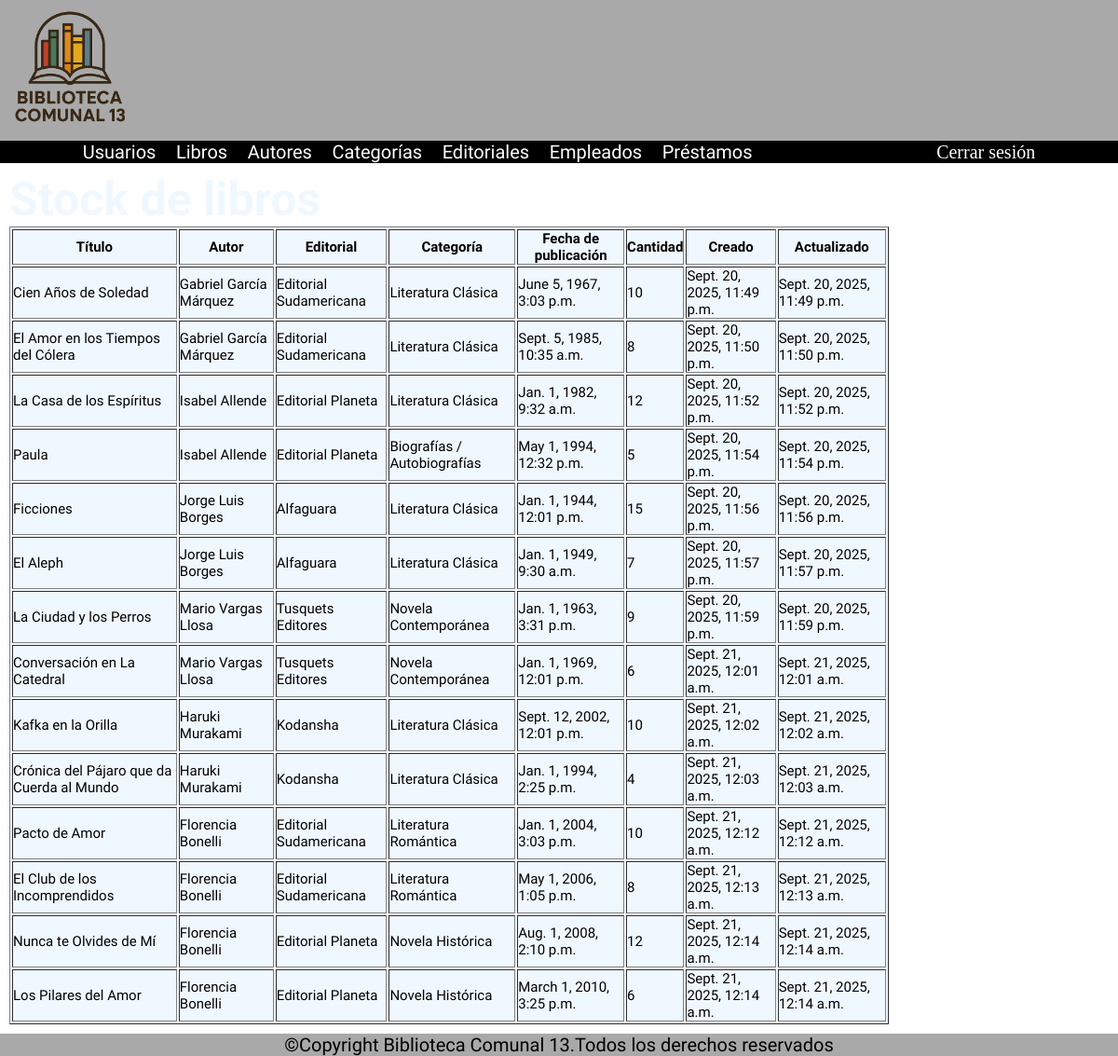
Before: /libros/stock/ with the older database file.
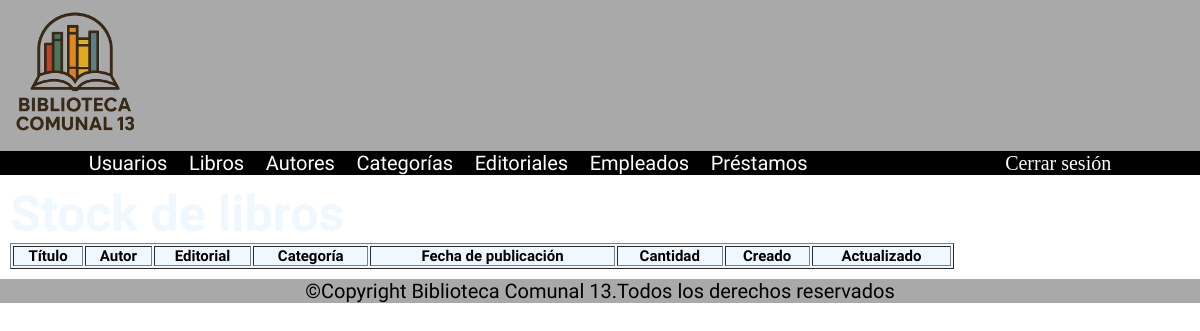
After: the same page with the newer database file.
### apps/libros/models.py (models this page shows, shortened)
class Libro(models.Model):
    titulo_libro = models.CharField(max_length=200, null=False, blank=False)
    nombre_autor = models.ForeignKey(Autor, on_delete=models.CASCADE, null=False, blank=False)
    nombre_editorial = models.ForeignKey(Editorial, on_delete=models.CASCADE, null=False, blank=False)
    nombre_categoria = models.ForeignKey(Categoria, on_delete=models.CASCADE, null=False, blank=False)
    fecha_publicacion = models.DateTimeField()
    cantidad = models.IntegerField(null=False, blank=False)
    creado = models.DateTimeField(auto_now_add=True)
    actualizado = models.DateTimeField(auto_now=True)

### apps/autores/models.py (models this page shows)
class Autor(models.Model):
    nombre_autor = models.CharField(max_length=100, null=False, blank=False)
    nacionalidad = models.CharField(max_length=50)
    def __str__(self):
        return self.nombre_autor

### apps/editoriales/models.py (models this page shows)
class Editorial(models.Model):
    nombre_editorial = models.CharField(max_length=100, null=False, blank=False)
    pais_editorial = models.CharField(max_length=50)
    calle_editorial = models.CharField(max_length=100)
    numero_calle_editorial = models.IntegerField()
    casa_editorial = models.BooleanField(default=False)
    edificio_editorial = models.BooleanField(default=False)
    piso_editorial = models.CharField(max_length=10)
    departamento_numero_casa_editorial = models.CharField(max_length=10)
    created_at = models.DateTimeField(auto_now_add=True)
    updated_at = models.DateTimeField(auto_now=True)
    def __str__(self):
        return self.nombre_editorial

### apps/categorias/models.py (models this page shows)
class Categoria(models.Model):
    nombre_categoria = models.CharField(max_length=100, null=False, blank=False)
    def __str__(self):
        return self.nombre_categoria

### apps/libros/views.py (the view)
# urls.py: path('stock/', lista_libros,name='lista_libros')
def lista_libros(request):
    return render(request=request,
                template_name='libros.html',
                context= {"libros": Libro.objects.all()},
                )

### templates/libros.html (shortened to what this page needs)
{% load static %}
<!DOCTYPE html>
<html lang="en">
<head>
    <link rel="stylesheet" href="{% static 'css/styles.css' %}">
</head>
<body>
  <header>
    <img src="{% static './multimedia/logo_BC13.png' %}" width="150">
  </header>
  <nav class="nav__flex font__white">
    <ul class="bona-nova-sc-regular">
      <li><a href="{% url 'lista_usuarios' %}">Usuarios</a></li>
      <li><a href="{% url 'lista_libros' %}">Libros</a></li>
      <li><a href="{% url 'lista_autores' %}">Autores</a></li>
      <li><a href="{% url 'lista_categorias' %}">Categorías</a></li>
      <li><a href="{% url 'lista_editoriales' %}">Editoriales</a></li>
      <li><a href="{% url 'lista_empleados' %}">Empleados</a></li>
      <li><a href="{% url 'lista_prestamos' %}">Préstamos</a></li>
    </ul>
    <a href="{% url 'logout' %}">Cerrar sesión</a>
  </nav>
  <main>
    <h1 class="bona-nova-sc-bold font__white">Stock de libros</h1>
    <table border="1" class="bona-nova-sc-regular">
  <thead>
    <tr>
      <th><strong>Título</strong></th>
      <th><strong>Autor</strong></th>
      <th><strong>Editorial</strong></th>
      <th><strong>Categoría</strong></th>
      <th><strong>Fecha de publicación</strong></th>
      <th><strong>Cantidad</strong></th>
      <th><strong>Creado</strong></th>
      <th><strong>Actualizado</strong></th>
    </tr>
  </thead>
  <tbody>
    {%for libro in libros%}
    <tr>
      <td>{{libro.titulo_libro}}</td>
      <td>{{libro.nombre_autor}}</td>
      <td>{{libro.nombre_editorial}}</td>
      <td>{{libro.nombre_categoria}}</td>
      <td>{{libro.fecha_publicacion}}</td>
      <td>{{libro.cantidad}}</td>
      <td>{{libro.creado}}</td>
      <td>{{libro.actualizado}}</td>
    </tr>
    {% endfor %}
  </tbody>
</table>
  </main>
  <footer>
    <p class="bona-nova-sc-regular align__center">©Copyright Biblioteca Comunal 13.Todos los derechos reservados</p>
  </footer>
</body>
</html>

Changed rows visible on the page:
removed Libro: titulo_libro "Cien Años de Soledad", nombre_autor "Gabriel García Márquez", nombre_editorial "Editorial Sudamericana", nombre_categoria "Literatura Clásica", fecha_publicacion "June 5, 1967, 3:03 p.m.", cantidad "10", creado "Sept. 20, 2025, 11:49 p.m.", actualizado "Sept. 20, 2025, 11:49 p.m."
removed Libro: titulo_libro "El Amor en los Tiempos del Cólera", nombre_autor "Gabriel García Márquez", nombre_editorial "Editorial Sudamericana", nombre_categoria "Literatura Clásica", fecha_publicacion "Sept. 5, 1985, 10:35 a.m.", cantidad "8", creado "Sept. 20, 2025, 11:50 p.m.", actualizado "Sept. 20, 2025, 11:50 p.m."
removed Libro: titulo_libro "La Casa de los Espíritus", nombre_autor "Isabel Allende", nombre_editorial "Editorial Planeta", nombre_categoria "Literatura Clásica", fecha_publicacion "Jan. 1, 1982, 9:32 a.m.", cantidad "12", creado "Sept. 20, 2025, 11:52 p.m.", actualizado "Sept. 20, 2025, 11:52 p.m."
removed Libro: titulo_libro "Paula", nombre_autor "Isabel Allende", nombre_editorial "Editorial Planeta", nombre_categoria "Biografías / Autobiografías", fecha_publicacion "May 1, 1994, 12:32 p.m.", cantidad "5", creado "Sept. 20, 2025, 11:54 p.m.", actualizado "Sept. 20, 2025, 11:54 p.m."
removed Libro: titulo_libro "Ficciones", nombre_autor "Jorge Luis Borges", nombre_editorial "Alfaguara", nombre_categoria "Literatura Clásica", fecha_publicacion "Jan. 1, 1944, 12:01 p.m.", cantidad "15", creado "Sept. 20, 2025, 11:56 p.m.", actualizado "Sept. 20, 2025, 11:56 p.m."
removed Libro: titulo_libro "El Aleph", nombre_autor "Jorge Luis Borges", nombre_editorial "Alfaguara", nombre_categoria "Literatura Clásica", fecha_publicacion "Jan. 1, 1949, 9:30 a.m.", cantidad "7", creado "Sept. 20, 2025, 11:57 p.m.", actualizado "Sept. 20, 2025, 11:57 p.m."
removed Libro: titulo_libro "La Ciudad y los Perros", nombre_autor "Mario Vargas Llosa", nombre_editorial "Tusquets Editores", nombre_categoria "Novela Contemporánea", fecha_publicacion "Jan. 1, 1963, 3:31 p.m.", cantidad "9", creado "Sept. 20, 2025, 11:59 p.m.", actualizado "Sept. 20, 2025, 11:59 p.m."
removed Libro: titulo_libro "Conversación en La Catedral", nombre_autor "Mario Vargas Llosa", nombre_editorial "Tusquets Editores", nombre_categoria "Novela Contemporánea", fecha_publicacion "Jan. 1, 1969, 12:01 p.m.", cantidad "6", creado "Sept. 21, 2025, 12:01 a.m.", actualizado "Sept. 21, 2025, 12:01 a.m."
removed Libro: titulo_libro "Kafka en la Orilla", nombre_autor "Haruki Murakami", nombre_editorial "Kodansha", nombre_categoria "Literatura Clásica", fecha_publicacion "Sept. 12, 2002, 12:01 p.m.", cantidad "10", creado "Sept. 21, 2025, 12:02 a.m.", actualizado "Sept. 21, 2025, 12:02 a.m."
removed Libro: titulo_libro "Crónica del Pájaro que da Cuerda al Mundo", nombre_autor "Haruki Murakami", nombre_editorial "Kodansha", nombre_categoria "Literatura Clásica", fecha_publicacion "Jan. 1, 1994, 2:25 p.m.", cantidad "4", creado "Sept. 21, 2025, 12:03 a.m.", actualizado "Sept. 21, 2025, 12:03 a.m."
removed Libro: titulo_libro "Pacto de Amor", nombre_autor "Florencia Bonelli", nombre_editorial "Editorial Sudamericana", nombre_categoria "Literatura Romántica", fecha_publicacion "Jan. 1, 2004, 3:03 p.m.", cantidad "10", creado "Sept. 21, 2025, 12:12 a.m.", actualizado "Sept. 21, 2025, 12:12 a.m."
removed Libro: titulo_libro "El Club de los Incomprendidos", nombre_autor "Florencia Bonelli", nombre_editorial "Editorial Sudamericana", nombre_categoria "Literatura Romántica", fecha_publicacion "May 1, 2006, 1:05 p.m.", cantidad "8", creado "Sept. 21, 2025, 12:13 a.m.", actualizado "Sept. 21, 2025, 12:13 a.m."
removed Libro: titulo_libro "Nunca te Olvides de Mí", nombre_autor "Florencia Bonelli", nombre_editorial "Editorial Planeta", nombre_categoria "Novela Histórica", fecha_publicacion "Aug. 1, 2008, 2:10 p.m.", cantidad "12", creado "Sept. 21, 2025, 12:14 a.m.", actualizado "Sept. 21, 2025, 12:14 a.m."
removed Libro: titulo_libro "Los Pilares del Amor", nombre_autor "Florencia Bonelli", nombre_editorial "Editorial Planeta", nombre_categoria "Novela Histórica", fecha_publicacion "March 1, 2010, 3:25 p.m.", cantidad "6", creado "Sept. 21, 2025, 12:14 a.m.", actualizado "Sept. 21, 2025, 12:14 a.m."
